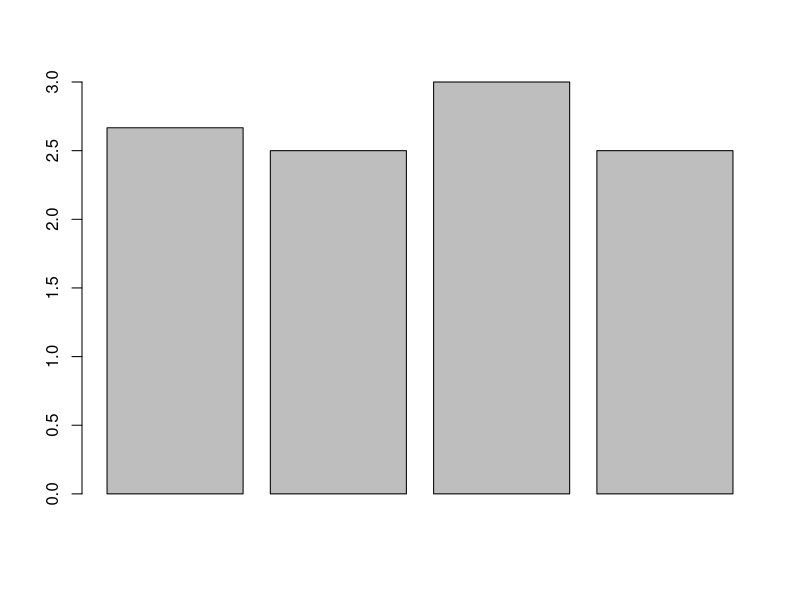

The R source for this figure:
## ---- chunk 1
my_vector <- c(1, 2, 3, 4)

#print the vector
my_vector
## ---- chunk 2
char_vector <- c("I", "love", "to", "code", "in", "R.")

char_vector
## ---- chunk 3
length(char_vector)
## ---- chunk 4
b <- c(1, 2, 3, 4)

# You can add one to each element of the vector
b + 1
## ---- chunk 5
c <- c(pop = 10, soda = 20, cola = 30)

c
## ---- chunk 6
char_vector_2 <- c("But", "Python", "is", "ok", "too.")

c(char_vector, char_vector_2)
## ---- chunk 7
limb_meas <- c(humerus = 10, femur = 20, tibiofibula = 25)

limb_meas
## ---- chunk 8
body_size <- 40
## ---- chunk 9
dec <- c(3.24, 5.4, 2.04, 6.55)

typeof(dec)
## ---- chunk 10
mix_vec <- c(1, "two", 3L)

mix_vec

typeof(mix_vec)
## ---- chunk 11
mix_nums <- c(1L, 2L, 2.5, 3)
## ---- chunk 12
my_nums <- c(3, 5, 5)

mean(my_nums)
## ---- chunk 13
factorial(my_nums)
## ---- chunk 14
vec <- c(1, 2, 3, 4, 5)

vec2 <- c(4, 3, 2, 6, 8)

pmax(vec, vec2)
## ---- chunk 15
sentence_1 <- c("I", "want", "a", "pet", "turtle")

sentence_2 <- c("It", "will", "be", "green", "and", "brown")
## ---- chunk 16
z <- c(10, 11, 12, 13, 14, 15)

z[3] 
## ---- chunk 17
z[c(1, 4, 5)]
## ---- chunk 18
sentence_1 <- c("I", "want", "a", "pet", "turtle")
## ---- chunk 19
function_name <- function(arg_1, arg_2, arg_3 = 2) {
  
  # do some useful stuff
  new_var <- sum(arg_1) + sum(arg_2) 
  
  # do some more useful stuff
  div_out <- new_var / arg_3
  
  # return the value
  return(div_out) 
}
## ---- chunk 20
take_avg <- function(x){
  
  # this function takes the sum of all values in x. Assumes x is a numeric vector
  s <- sum(x)
  
  # this counts the number of elements in x
  l <- length(x)
  
  # we're dividing the sum of values by the number of values to calculate the mean
  avg <- s / l
  
  # this specifies the value to be returned by the function
  return(avg)
}
## ---- chunk 21
v <- c(2.4, 3.65, 7.5, 1.22)

take_avg(v)
## ---- chunk 22
# hh = household
hh_1 <- c(2, 3, 3)
hh_2 <- c(3, 2, 2, 3)
hh_3 <- c(2, 4)
hh_4 <- c(3, 2)
## ---- chunk 23
limb_meas_corrected <- limb_meas / body_size

limb_meas_corrected
## ---- chunk 24
# number of words in sentence 1
length(sentence_1)

# number of words in sentence 2
length(sentence_2)
## ---- chunk 25
sentences <- c(sentence_1, sentence_2)

sentences
## ---- chunk 26
# count the number of letters in each word
letter_count <- nchar(sentences)

# get the total number of letters
num_letters <- sum(letter_count)

num_letters
## ---- chunk 27
big_words <- sentence_1[c(2, 4, 5)]

big_words
## ---- chunk 28
typeof(hh_1)
typeof(hh_2)
typeof(hh_3)
typeof(hh_4)
## ---- chunk 29
hh_avg_1 <- take_avg(hh_1)
hh_avg_2 <- take_avg(hh_2)
hh_avg_3 <- take_avg(hh_3)
hh_avg_4 <- take_avg(hh_4)
## ---- chunk 30
all_avgs <- c(hh_avg_1, hh_avg_2, hh_avg_3, hh_avg_4)
all_avgs
## ---- chunk 31
barplot(all_avgs)
## ---- chunk 32
take_avg(all_avgs)
